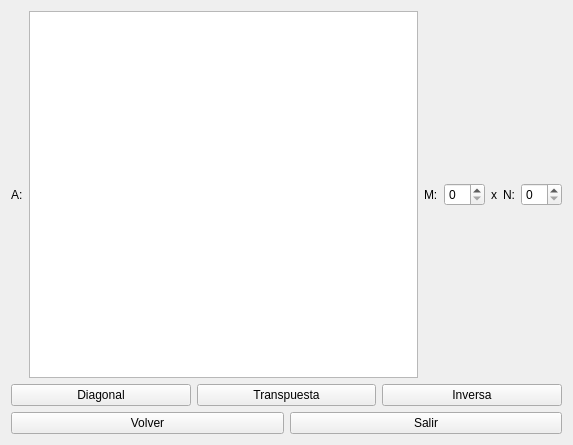
<?xml version="1.0" encoding="UTF-8"?>
<ui version="4.0">
 <class>OneMatrixOperator</class>
 <widget class="QWidget" name="OneMatrixOperator">
  <property name="geometry">
   <rect>
    <x>0</x>
    <y>0</y>
    <width>573</width>
    <height>445</height>
   </rect>
  </property>
  <property name="windowTitle">
   <string>Form</string>
  </property>
  <layout class="QVBoxLayout" name="verticalLayout">
   <item>
    <layout class="QHBoxLayout" name="horizontalLayout">
     <item>
      <widget class="QLabel" name="label">
       <property name="text">
        <string>A:</string>
       </property>
      </widget>
     </item>
     <item>
      <widget class="QTableView" name="matrixA"/>
     </item>
     <item>
      <layout class="QHBoxLayout" name="horizontalLayout_4">
       <item>
        <widget class="QLabel" name="label_2">
         <property name="text">
          <string>M:</string>
         </property>
        </widget>
       </item>
       <item>
        <widget class="QSpinBox" name="mspinBox"/>
       </item>
       <item>
        <widget class="QLabel" name="label_3">
         <property name="text">
          <string>x</string>
         </property>
         <property name="alignment">
          <set>Qt::AlignCenter</set>
         </property>
        </widget>
       </item>
       <item>
        <widget class="QLabel" name="label_4">
         <property name="text">
          <string>N:</string>
         </property>
        </widget>
       </item>
       <item>
        <widget class="QSpinBox" name="nspinBox"/>
       </item>
      </layout>
     </item>
    </layout>
   </item>
   <item>
    <layout class="QHBoxLayout" name="horizontalLayout_2">
     <item>
      <widget class="QPushButton" name="diagButton">
       <property name="text">
        <string>Diagonal</string>
       </property>
      </widget>
     </item>
     <item>
      <widget class="QPushButton" name="transButton">
       <property name="text">
        <string>Transpuesta</string>
       </property>
      </widget>
     </item>
     <item>
      <widget class="QPushButton" name="invButton">
       <property name="text">
        <string>Inversa</string>
       </property>
      </widget>
     </item>
    </layout>
   </item>
   <item>
    <layout class="QHBoxLayout" name="horizontalLayout_3">
     <item>
      <widget class="QPushButton" name="backButton">
       <property name="text">
        <string>Volver</string>
       </property>
      </widget>
     </item>
     <item>
      <widget class="QPushButton" name="exitButton">
       <property name="text">
        <string>Salir</string>
       </property>
      </widget>
     </item>
    </layout>
   </item>
  </layout>
 </widget>
 <resources/>
 <connections/>
</ui>
